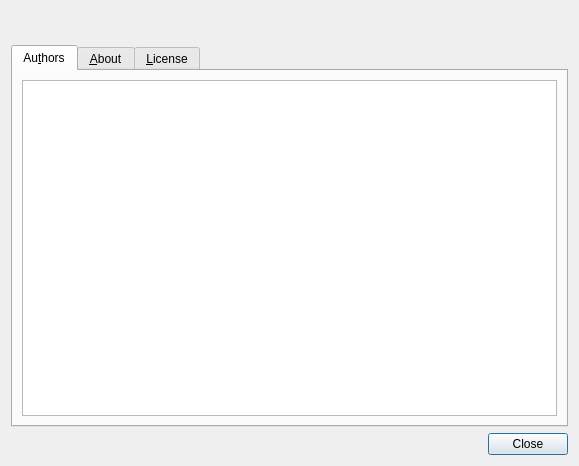
<?xml version="1.0" encoding="UTF-8"?>
<ui version="4.0">
 <class>AboutDialog</class>
 <widget class="QDialog" name="AboutDialog">
  <property name="geometry">
   <rect>
    <x>0</x>
    <y>0</y>
    <width>579</width>
    <height>466</height>
   </rect>
  </property>
  <property name="windowTitle">
   <string>About</string>
  </property>
  <layout class="QGridLayout" name="gridLayout">
   <item row="0" column="1">
    <widget class="QLabel" name="versionLabel">
     <property name="text">
      <string>&lt;!DOCTYPE HTML PUBLIC &quot;-//W3C//DTD HTML 4.0//EN&quot; &quot;http://www.w3.org/TR/REC-html40/strict.dtd&quot;&gt;
&lt;html&gt;&lt;head&gt;&lt;meta name=&quot;qrichtext&quot; content=&quot;1&quot; /&gt;&lt;style type=&quot;text/css&quot;&gt;
p, li { white-space: pre-wrap; }
&lt;/style&gt;&lt;/head&gt;&lt;body style=&quot; font-family:'Sans Serif'; font-size:9pt; font-weight:400; font-style:normal;&quot;&gt;
&lt;table style=&quot;-qt-table-type: root; margin-top:4px; margin-bottom:4px; margin-left:4px; margin-right:4px;&quot;&gt;
&lt;tr&gt;
&lt;td style=&quot;border: none;&quot;&gt;
&lt;p style=&quot;-qt-paragraph-type:empty; margin-top:0px; margin-bottom:0px; margin-left:0px; margin-right:0px; -qt-block-indent:0; text-indent:0px;&quot;&gt;&lt;/p&gt;&lt;/td&gt;&lt;/tr&gt;&lt;/table&gt;&lt;/body&gt;&lt;/html&gt;</string>
     </property>
     <property name="textFormat">
      <enum>Qt::RichText</enum>
     </property>
     <property name="alignment">
      <set>Qt::AlignCenter</set>
     </property>
    </widget>
   </item>
   <item row="1" column="0" colspan="2">
    <widget class="QTabWidget" name="tabWidget">
     <property name="styleSheet">
      <string notr="true">QTextBrowser {
	background-image: url(:/images/watermark.png);
	background-attachment: fixed;
	background-repeat: no-repeat;
	background-position: center center;
}</string>
     </property>
     <property name="currentIndex">
      <number>0</number>
     </property>
     <widget class="QWidget" name="authorContainer">
      <attribute name="title">
       <string>Au&amp;thors</string>
      </attribute>
      <layout class="QVBoxLayout" name="verticalLayout_2">
       <item>
        <widget class="QTextBrowser" name="authorsBrowser">
         <property name="styleSheet">
          <string notr="true"/>
         </property>
         <property name="html">
          <string>&lt;!DOCTYPE HTML PUBLIC &quot;-//W3C//DTD HTML 4.0//EN&quot; &quot;http://www.w3.org/TR/REC-html40/strict.dtd&quot;&gt;
&lt;html&gt;&lt;head&gt;&lt;meta name=&quot;qrichtext&quot; content=&quot;1&quot; /&gt;&lt;style type=&quot;text/css&quot;&gt;
p, li { white-space: pre-wrap; }
&lt;/style&gt;&lt;/head&gt;&lt;body style=&quot; font-family:'Sans Serif'; font-size:9pt; font-weight:400; font-style:normal;&quot;&gt;
&lt;table border=&quot;0&quot; style=&quot;-qt-table-type: root; margin-top:4px; margin-bottom:4px; margin-left:4px; margin-right:4px;&quot;&gt;
&lt;tr&gt;
&lt;td style=&quot;border: none;&quot;&gt;
&lt;p style=&quot;-qt-paragraph-type:empty; margin-top:0px; margin-bottom:0px; margin-left:0px; margin-right:0px; -qt-block-indent:0; text-indent:0px;&quot;&gt;&lt;/p&gt;
&lt;p style=&quot;-qt-paragraph-type:empty; margin-top:0px; margin-bottom:0px; margin-left:0px; margin-right:0px; -qt-block-indent:0; text-indent:0px;&quot;&gt;&lt;/p&gt;
&lt;p style=&quot;-qt-paragraph-type:empty; margin-top:0px; margin-bottom:0px; margin-left:0px; margin-right:0px; -qt-block-indent:0; text-indent:0px;&quot;&gt;&lt;/p&gt;
&lt;p style=&quot;-qt-paragraph-type:empty; margin-top:0px; margin-bottom:0px; margin-left:0px; margin-right:0px; -qt-block-indent:0; text-indent:0px;&quot;&gt;&lt;/p&gt;
&lt;p style=&quot;-qt-paragraph-type:empty; margin-top:0px; margin-bottom:0px; margin-left:0px; margin-right:0px; -qt-block-indent:0; text-indent:0px;&quot;&gt;&lt;/p&gt;&lt;/td&gt;&lt;/tr&gt;&lt;/table&gt;&lt;/body&gt;&lt;/html&gt;</string>
         </property>
        </widget>
       </item>
      </layout>
     </widget>
     <widget class="QWidget" name="aboutContainer">
      <attribute name="title">
       <string>&amp;About</string>
      </attribute>
      <layout class="QVBoxLayout" name="verticalLayout">
       <item>
        <widget class="QTextBrowser" name="aboutBrowser">
         <property name="styleSheet">
          <string notr="true"/>
         </property>
         <property name="html">
          <string>&lt;!DOCTYPE HTML PUBLIC &quot;-//W3C//DTD HTML 4.0//EN&quot; &quot;http://www.w3.org/TR/REC-html40/strict.dtd&quot;&gt;
&lt;html&gt;&lt;head&gt;&lt;meta name=&quot;qrichtext&quot; content=&quot;1&quot; /&gt;&lt;style type=&quot;text/css&quot;&gt;
p, li { white-space: pre-wrap; }
&lt;/style&gt;&lt;/head&gt;&lt;body style=&quot; font-family:'Sans Serif'; font-size:9pt; font-weight:400; font-style:normal;&quot;&gt;
&lt;table border=&quot;0&quot; style=&quot;-qt-table-type: root; margin-top:4px; margin-bottom:4px; margin-left:4px; margin-right:4px;&quot;&gt;
&lt;tr&gt;
&lt;td style=&quot;border: none;&quot;&gt;
&lt;p style=&quot;-qt-paragraph-type:empty; margin-top:0px; margin-bottom:0px; margin-left:0px; margin-right:0px; -qt-block-indent:0; text-indent:0px;&quot;&gt;&lt;/p&gt;
&lt;p style=&quot;-qt-paragraph-type:empty; margin-top:0px; margin-bottom:0px; margin-left:0px; margin-right:0px; -qt-block-indent:0; text-indent:0px;&quot;&gt;&lt;/p&gt;
&lt;p style=&quot;-qt-paragraph-type:empty; margin-top:0px; margin-bottom:0px; margin-left:0px; margin-right:0px; -qt-block-indent:0; text-indent:0px;&quot;&gt;&lt;/p&gt;&lt;/td&gt;&lt;/tr&gt;&lt;/table&gt;&lt;/body&gt;&lt;/html&gt;</string>
         </property>
        </widget>
       </item>
      </layout>
     </widget>
     <widget class="QWidget" name="licenseContainer">
      <attribute name="title">
       <string>&amp;License</string>
      </attribute>
      <layout class="QGridLayout" name="gridLayout_2">
       <item row="0" column="0">
        <widget class="QTextBrowser" name="licenseBrowser">
         <property name="styleSheet">
          <string notr="true"/>
         </property>
         <property name="frameShadow">
          <enum>QFrame::Sunken</enum>
         </property>
         <property name="html">
          <string>&lt;!DOCTYPE HTML PUBLIC &quot;-//W3C//DTD HTML 4.0//EN&quot; &quot;http://www.w3.org/TR/REC-html40/strict.dtd&quot;&gt;
&lt;html&gt;&lt;head&gt;&lt;meta name=&quot;qrichtext&quot; content=&quot;1&quot; /&gt;&lt;style type=&quot;text/css&quot;&gt;
p, li { white-space: pre-wrap; }
&lt;/style&gt;&lt;/head&gt;&lt;body style=&quot; font-family:'Sans Serif'; font-size:9pt; font-weight:400; font-style:normal;&quot;&gt;
&lt;table border=&quot;0&quot; style=&quot;-qt-table-type: root; margin-top:4px; margin-bottom:4px; margin-left:4px; margin-right:4px;&quot;&gt;
&lt;tr&gt;
&lt;td style=&quot;border: none;&quot;&gt;
&lt;p style=&quot;-qt-paragraph-type:empty; margin-top:0px; margin-bottom:0px; margin-left:0px; margin-right:0px; -qt-block-indent:0; text-indent:0px;&quot;&gt;&lt;/p&gt;
&lt;p style=&quot;-qt-paragraph-type:empty; margin-top:0px; margin-bottom:0px; margin-left:0px; margin-right:0px; -qt-block-indent:0; text-indent:0px;&quot;&gt;&lt;/p&gt;
&lt;p style=&quot;-qt-paragraph-type:empty; margin-top:0px; margin-bottom:0px; margin-left:0px; margin-right:0px; -qt-block-indent:0; text-indent:0px;&quot;&gt;&lt;/p&gt;
&lt;p style=&quot;-qt-paragraph-type:empty; margin-top:0px; margin-bottom:0px; margin-left:0px; margin-right:0px; -qt-block-indent:0; text-indent:0px;&quot;&gt;&lt;/p&gt;
&lt;p style=&quot;-qt-paragraph-type:empty; margin-top:0px; margin-bottom:0px; margin-left:0px; margin-right:0px; -qt-block-indent:0; text-indent:0px;&quot;&gt;&lt;/p&gt;
&lt;p style=&quot;-qt-paragraph-type:empty; margin-top:0px; margin-bottom:0px; margin-left:0px; margin-right:0px; -qt-block-indent:0; text-indent:0px;&quot;&gt;&lt;/p&gt;
&lt;p style=&quot;-qt-paragraph-type:empty; margin-top:0px; margin-bottom:0px; margin-left:0px; margin-right:0px; -qt-block-indent:0; text-indent:0px;&quot;&gt;&lt;/p&gt;&lt;/td&gt;&lt;/tr&gt;&lt;/table&gt;&lt;/body&gt;&lt;/html&gt;</string>
         </property>
        </widget>
       </item>
      </layout>
     </widget>
    </widget>
   </item>
   <item row="2" column="1">
    <widget class="QDialogButtonBox" name="buttonBox">
     <property name="orientation">
      <enum>Qt::Horizontal</enum>
     </property>
     <property name="standardButtons">
      <set>QDialogButtonBox::Close</set>
     </property>
    </widget>
   </item>
   <item row="0" column="0">
    <widget class="QLabel" name="label">
     <property name="maximumSize">
      <size>
       <width>16777215</width>
       <height>16777215</height>
      </size>
     </property>
     <property name="text">
      <string/>
     </property>
     <property name="pixmap">
      <pixmap>:/images/about.png</pixmap>
     </property>
    </widget>
   </item>
  </layout>
 </widget>
 <resources/>
 <connections>
  <connection>
   <sender>buttonBox</sender>
   <signal>accepted()</signal>
   <receiver>AboutDialog</receiver>
   <slot>accept()</slot>
   <hints>
    <hint type="sourcelabel">
     <x>248</x>
     <y>254</y>
    </hint>
    <hint type="destinationlabel">
     <x>157</x>
     <y>274</y>
    </hint>
   </hints>
  </connection>
  <connection>
   <sender>buttonBox</sender>
   <signal>rejected()</signal>
   <receiver>AboutDialog</receiver>
   <slot>reject()</slot>
   <hints>
    <hint type="sourcelabel">
     <x>316</x>
     <y>260</y>
    </hint>
    <hint type="destinationlabel">
     <x>286</x>
     <y>274</y>
    </hint>
   </hints>
  </connection>
 </connections>
</ui>
